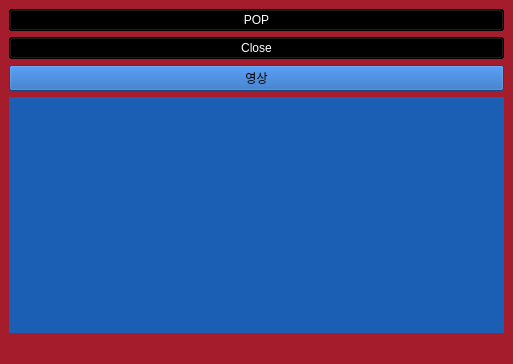
<?xml version="1.0" encoding="UTF-8"?>
<ui version="4.0">
 <class>MainWindow</class>
 <widget class="QMainWindow" name="MainWindow">
  <property name="geometry">
   <rect>
    <x>0</x>
    <y>0</y>
    <width>513</width>
    <height>364</height>
   </rect>
  </property>
  <property name="windowTitle">
   <string>MainWindow</string>
  </property>
  <property name="styleSheet">
   <string notr="true">background-color: rgb(165, 29, 45);</string>
  </property>
  <widget class="QWidget" name="centralwidget">
   <layout class="QGridLayout" name="gridLayout">
    <item row="0" column="0">
     <widget class="QPushButton" name="pButton">
      <property name="styleSheet">
       <string notr="true">background-color: rgb(0, 0, 0);
color: rgb(255, 255, 255);</string>
      </property>
      <property name="text">
       <string>POP</string>
      </property>
     </widget>
    </item>
    <item row="1" column="0">
     <widget class="QPushButton" name="Close">
      <property name="styleSheet">
       <string notr="true">background-color: rgb(0, 0, 0);
color: rgb(255, 255, 255);</string>
      </property>
      <property name="text">
       <string>Close</string>
      </property>
     </widget>
    </item>
    <item row="2" column="0">
     <widget class="QPushButton" name="pVision">
      <property name="styleSheet">
       <string notr="true">background-color: rgb(26, 95, 180);</string>
      </property>
      <property name="text">
       <string>영상</string>
      </property>
     </widget>
    </item>
    <item row="3" column="0">
     <widget class="QLabel" name="v">
      <property name="styleSheet">
       <string notr="true">background-color: rgb(26, 95, 180);</string>
      </property>
      <property name="text">
       <string/>
      </property>
      <property name="alignment">
       <set>Qt::AlignCenter</set>
      </property>
     </widget>
    </item>
   </layout>
  </widget>
  <widget class="QMenuBar" name="menubar">
   <property name="geometry">
    <rect>
     <x>0</x>
     <y>0</y>
     <width>513</width>
     <height>28</height>
    </rect>
   </property>
  </widget>
  <widget class="QStatusBar" name="statusbar"/>
 </widget>
 <resources/>
 <connections/>
</ui>
